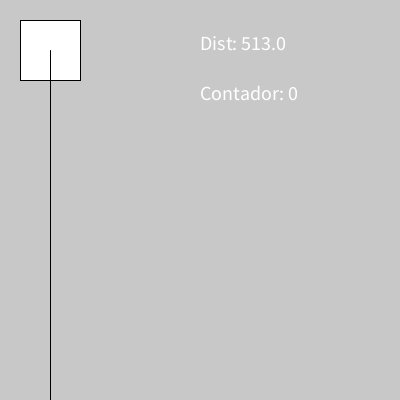
Frame 1 (no input)
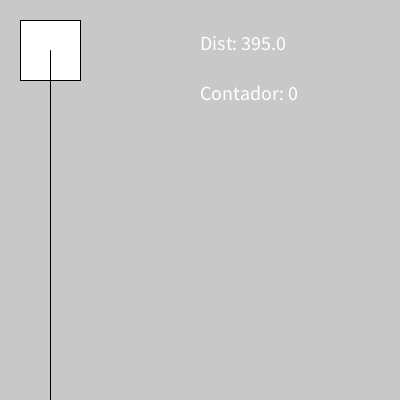
Frame 60 (the mouse pressed at the canvas centre just before this capture)
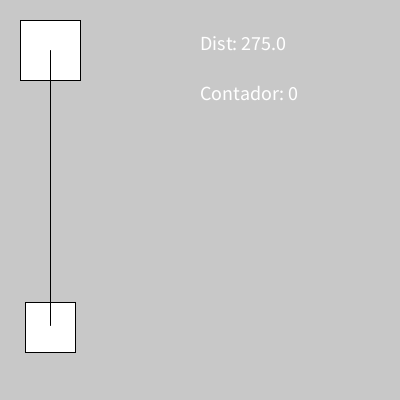
Frame 120 (the mouse held since frame 60 and released just before this capture)

The Processing sketch that drew these frames (run headless with seeded random() and noise(); from frame 60 on, the mouse is pressed at the canvas centre):

// Processing sketch: funky_02
// ── funky_02.pde
int posYFig1 = round(random(500,600));
int velocidadFig1 = round(random(1,5)); //3,5 => 3, 4,7 => 5
int contador = 0;

void setup(){
  size(400,400);
  rectMode(CENTER);
  textSize(20);
}

void draw(){
  background(200);
  
  rect(50, 50, 60, 60);
  
  rect(50,posYFig1,50,50);
  posYFig1 = posYFig1 - velocidadFig1;
  
  line(50, 50, 50,posYFig1);
  
  text("Contador: " + contador, 200, 100);
  text("Dist: " + dist(50, 50, 50,posYFig1), 200, 50);
  
  if(posYFig1 < -50){
    posYFig1 = round(random(500,600));
  }
}

void keyPressed(){
  if(keyCode == LEFT){
    if(dist(50, 50, 50,posYFig1) < 10){
      contador = contador + 1;
    }else{
      contador = contador - 1;
    }
  }
}
